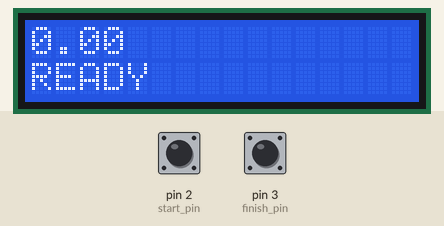
Simulated run of this sketch. Board: Arduino Uno, built with avr-gcc and run on an emulated ATmega328P. Parts: 16×2 character LCD. The test bench sets the inputs (shaded band); at power-on: pin 2 (start_pin) HIGH, pin 3 (finish_pin) HIGH.

Above: at 1.2 s.
1.3 s: pin 2 (start_pin) pulled LOW for 0.15 s
At 1.46 s:
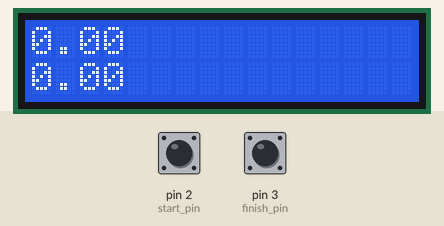
2.0 s: pin 3 (finish_pin) pulled LOW for 0.15 s
At 3.2 s:
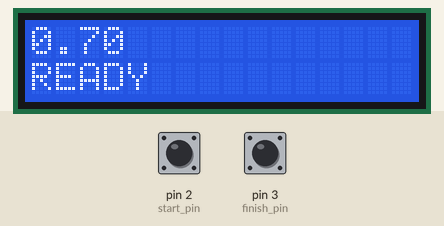
3.6 s: pin 2 (start_pin) pulled LOW for 1 s
At 3.76 s:
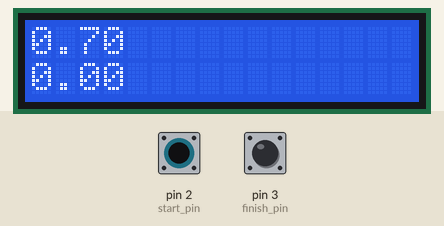
5.2 s: pin 3 (finish_pin) pulled LOW for 1 s
At 5.8 s:
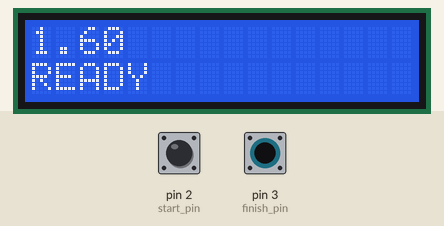
Timing chart, 0 to 8.2 s (numbered marks = the images above; inputs shaded):
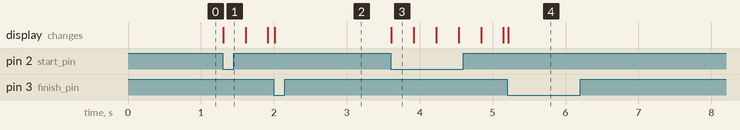

Measured:
- after the input at 1.3 s, the display: changes at once (image 1)
- after the input at 2.0 s, the display: changes at once (image 2)
- after the input at 3.6 s, the display: changes at once (image 3)
- after the input at 5.2 s, the display: changes at once (image 4)

The sketch:

gatesLCD.ino
```cpp
// NOTE: REQUIRES ADAFRUIT LIBRARY FOR RGBLCDSHEILD
// Link: https://learn.adafruit.com/rgb-lcd-shield/using-the-rgb-lcd-shield


#include <Wire.h>
//#include <Adafruit_MCP23017.h>
#include <Adafruit_RGBLCDShield.h>

Adafruit_RGBLCDShield lcd = Adafruit_RGBLCDShield();

int start_pin   = 2;
int finish_pin  = 3;

unsigned long start_time = 0;

double run_time     = 0;
double old_run_time = 1;

void setup()
{
  //initialize lcd size
  lcd.begin(16, 2);

  //set up input pins for gates
  pinMode(start_pin, INPUT_PULLUP);
  pinMode(finish_pin, INPUT_PULLUP);

  //when pin state changes call respective function
  attachInterrupt(digitalPinToInterrupt(start_pin), start, FALLING);
  attachInterrupt(digitalPinToInterrupt(finish_pin), finish, FALLING);
}

//start gate
void start()
{
    // start time will be zero if a run is not currently ongoing
    if (start_time == 0)
    {
        start_time = millis();
    }
}

//finish gate
void finish()
{
    // start time will be non-zero if a run is currently ongoing
    if (start_time != 0)
    {
        // take time difference and convert to seconds
        run_time = (float)(millis() - start_time) / 1000;

        // reset start time
        start_time = 0;
    }
}

void loop()
{
  if (run_time != old_run_time) {
    lcd.clear();
    lcd.setCursor(0, 0);
    lcd.print(run_time);
    old_run_time = run_time;
  }

  lcd.setCursor(0, 1);
  if (start_time != 0)
  {
    lcd.print((double)(millis() - start_time) / 1000);
    lcd.print(" ");
  }
  else
  {
    lcd.print("READY");
  }
}
```
